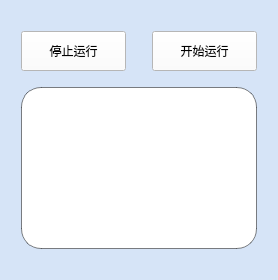
      <widget class="QWidget" name="page_2">
       <property name="styleSheet">
        <string notr="true">QWidget { background-color: #d6e4f7; }
QWidget { 
    color: #000000; 
}
/* 使用通配符或确保没有 ID 限制 */
QGroupBox {
    border: 0px solid #a0b0c5;
    border-radius: 12px;
    margin-top: 20px;
	margin-left:15 px;
	margin-right:15px;
    padding: 10px;
    background-color: #FFFFFF;
}
QPushButton{background-color:#FFFFFF;
	margin-left :10px;
	margin-right:10px;
	margin-top:20px;}

</string>
       </property>
       <layout class="QGridLayout" name="gridLayout_6">
        <item row="0" column="1">
         <widget class="QPushButton" name="btn_start_task">
          <property name="minimumSize">
           <size>
            <width>0</width>
            <height>60</height>
           </size>
          </property>
          <property name="text">
           <string>开始运行</string>
          </property>
         </widget>
        </item>
        <item row="0" column="0">
         <widget class="QPushButton" name="btn_stop_task">
          <property name="minimumSize">
           <size>
            <width>0</width>
            <height>60</height>
           </size>
          </property>
          <property name="text">
           <string>停止运行</string>
          </property>
         </widget>
        </item>
        <item row="1" column="0" colspan="2">
         <widget class="QTextEdit" name="text_log_output">
          <property name="styleSheet">
           <string notr="true">QTextEdit{background-color:#FFFFFF;
	margin-left:10px;
	margin-right:10px;
	margin-top:10px;
	margin-bottom:20px;
	padding:10px;
	border: 1px solid rgba(0, 0, 0, 125); 
    border-radius: 20px;}</string>
          </property>
          <property name="readOnly">
           <bool>true</bool>
          </property>
         </widget>
        </item>
       </layout>
      </widget>
